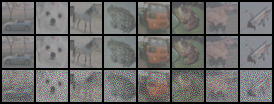
#> input picture results/diffusion_reconstructions/epoch_001.png, 274 x 104 px
$ python visualize_diffusion.py
#> lines starting #> are read from the running program, lines starting #| are printed output that depends on the picture

# src/visualize_diffusion.py

# ─────────────────────────────────────────────
# Diffusion Training Visualization
# ─────────────────────────────────────────────
# Combines:
#   1. Loss curve plotting from CSV log
#   2. Epoch-wise reconstruction viewing
# ─────────────────────────────────────────────

import os
import csv
from PIL import Image
import matplotlib.pyplot as plt

# ─────────────────────────────────────────────
# Safe Path Resolution
# ─────────────────────────────────────────────

# Detect script directory
SCRIPT_DIR = os.path.dirname(os.path.abspath(__file__))

# Go up one level to reach the project root
PROJECT_ROOT = os.path.abspath(os.path.join(SCRIPT_DIR, '..'))

# Absolute paths to log file and recon directory
log_path = os.path.join(PROJECT_ROOT, "logs", "diffusion_log.csv")
recon_dir = os.path.join(PROJECT_ROOT, "results", "diffusion_reconstructions")

print(f"[DEBUG] Log path: {log_path}")
print(f"[DEBUG] Recon path: {recon_dir}")

# ─────────────────────────────────────────────
# Plot Loss Curve from CSV
# ─────────────────────────────────────────────

def plot_loss_curve():
    if not os.path.exists(log_path):
        print(f"Log file not found: {log_path}")
        return

    epochs, losses = [], []

    # Read the diffusion CSV log
    with open(log_path, newline='') as f:
#> (reads logs/diffusion_log.csv from the repository)
        reader = csv.DictReader(f)
        for row in reader:
            epochs.append(int(row["Epoch"]))
            losses.append(float(row["Diffusion_Loss"]))

    # Plot training loss curve
    plt.figure(figsize=(8, 5))
    plt.plot(epochs, losses, marker='o', linestyle='-', color='teal', label='Diffusion Loss')
    plt.title("Diffusion Training Loss Curve")
    plt.xlabel("Epoch")
    plt.ylabel("Loss")
    plt.grid(True)
    plt.legend()

    # Optional: save to disk
    save_path = os.path.join(PROJECT_ROOT, "results", "diffusion_loss_curve.png")
    plt.savefig(save_path)
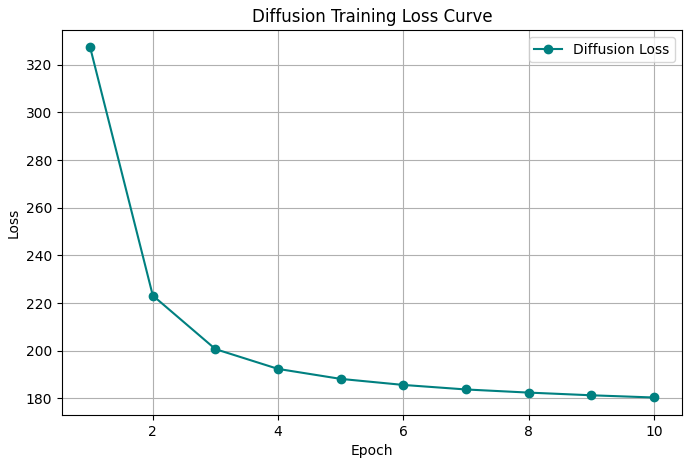
#> figure drawn by matplotlib, 1 panel; curve peaks at x = 1, y = 327.2
    print(f"Saved loss plot to: {save_path}")
    plt.show()

# ─────────────────────────────────────────────
# 🖼 View Reconstruction Images Across Epochs
# ─────────────────────────────────────────────

def view_reconstructions(epochs_to_view):
    for epoch in epochs_to_view:
        filename = f"epoch_{epoch:03d}.png"
        image_path = os.path.join(recon_dir, filename)

        if os.path.exists(image_path):
            img = Image.open(image_path)
#> img is the input picture: PIL image 274x104 RGB; mean R, G, B 108.4, 107.3, 106.2
            plt.figure(figsize=(10, 3))
            plt.imshow(img)
            plt.axis('off')
            plt.title(f"Diffusion Reconstructions — Epoch {epoch}")
            plt.show()
        else:
            print(f"Epoch {epoch} image not found at: {image_path}")

# ─────────────────────────────────────────────
# Run Visualizations
# ─────────────────────────────────────────────

if __name__ == "__main__":
    print("Visualizing Diffusion Logs...")
    plot_loss_curve()

    # Epochs you want to inspect (customize anytime)
    desired_epochs = [1, 3, 5, 7, 10]
    view_reconstructions(desired_epochs)
